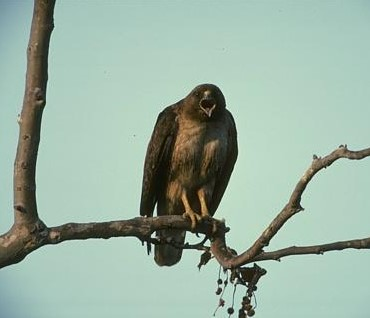
%> input picture color images/hawk.jpg, 370 x 318 px
$ octave hawk.m   (GNU Octave 9; MATLAB toolbox functions it lacks are replaced by stand-ins)
%> lines starting %> are read from the running program, lines starting %| are printed output that depends on the picture
### utils/rescale_image.m
function h = rescale_image(F)

%rescale image values to be between 0 and 1
h = double(F);
h= h-min(min(h));
h = h/max(max(h));
end

### utils/rescale_color_image.m
%%%%%%%%%%%%%%%%%%%%%%%%%%%%%%%%%%%%%%%%%%%%%%%%%%%%%%%%%%%%%%%%%%%%%%%%%%
%This function rescales a color image so that the each channel values are
%between 0 and 1.
%Input:
%   F: color image to be rescaled
%Output:
%   h: rescaled image F
%%%%%%%%%%%%%%%%%%%%%%%%%%%%%%%%%%%%%%%%%%%%%%%%%%%%%%%%%%%%%%%%%%%%%%%%%%%
function h = rescale_color_image(F)

%rescale image values to be between 0 and 1
h = F;
for i = 1:3
    h(:,:,i) = rescale_image(F(:,:,i));
end
end

### utils/make_circle.m
%%%%%%%%%%%%%%%%%%%%%%%%%%%%%%%%%%%%%%%%%%%%%%%%%%%%%%%%%%%%%%%%%%%%%%%%%%
%This function creates an circle as an initialization for segmentation.
%
%Input:
%   mx: height of the image
%   my: length of the image
%   r: radius of the circle
%Output:
%   Circ: circle region initialization
%%%%%%%%%%%%%%%%%%%%%%%%%%%%%%%%%%%%%%%%%%%%%%%%%%%%%%%%%%%%%%%%%%%%%%%%%%%
function Circ = make_circle(mx,my,r)

%determine center of circle
Cx = floor(mx/2);
Cy = floor(my/2);

%create circle
[columnsInImage rowsInImage] = meshgrid(1:mx, 1:my);

Circ = (rowsInImage - Cy).^2 ...
    + (columnsInImage - Cx).^2 <= r.^2;


end

### L1L2method/L1L2_color_two_phase.m
%%%%%%%%%%%%%%%%%%%%%%%%%%%%%%%%%%%%%%%%%%%%%%%%%%%%%%%%%%%%%%%%%%%%%%%%%%
%This function performs color two phase segmentation with L1-alpha*L2 TV
%Input:
%   f: image
%   u_initial: initialization
%   pm: set of parameters
%
%Output:
%   u: segmentation result
%%%%%%%%%%%%%%%%%%%%%%%%%%%%%%%%%%%%%%%%%%%%%%%%%%%%%%%%%%%%%%%%%%%%%%%%%%%
function [u, c1, c2] = L1L2_color_two_phase(f,u_initial, pm)
    %separate the channels of f
    f_r = f(:,:,1);
    f_g = f(:,:,2);
    f_b = f(:,:,3);

    %preinitialize u
    u = u_initial;

    %compute c1 and c2
    error = 10^(-5)*eye(size(u));
    c1=[sum(f_r(:).*u(:))./sum(u(:)+error(:)); sum(f_g(:).*u(:))./sum(u(:)+error(:)); sum(f_b(:).*u(:))./sum(u(:)+error(:))];
    c2=[sum(f_r(:).*(1-u(:)))./sum((1-u(:))+error(:)); sum(f_g(:).*(1-u(:)))./sum((1-u(:))+error(:)); sum(f_b(:).*(1-u(:)))./sum((1-u(:))+error(:))];

    %compute r
    r_r = (c1(1)-f_r).^2- (c2(1)-f_r).^2;
    r_g = (c1(2)-f_g).^2 - (c2(2)-f_g).^2;
    r_b = (c1(3)-f_b).^2 - (c2(3)-f_b).^2;
    r = r_r+r_g+r_b;

    %run segmentation algorithm
    for i = 1:pm.outer_iter

        %store old u
        u_old = u;

        %u update
        u = PDHGLS(u, r, pm.alpha, pm.lambda, pm.c, pm.inner_iter, pm.tau, pm.beta);

        %update c
        c1=[sum(f_r(:).*u(:))./sum(u(:)+error(:)); sum(f_g(:).*u(:))./sum(u(:)+error(:)); sum(f_b(:).*u(:))./sum(u(:)+error(:))];
        c2=[sum(f_r(:).*(1-u(:)))./sum((1-u(:))+error(:)); sum(f_g(:).*(1-u(:)))./sum((1-u(:))+error(:)); sum(f_b(:).*(1-u(:)))./sum((1-u(:))+error(:))];

        %update r
        r_r = (c1(1)-f_r).^2- (c2(1)-f_r).^2;
        r_g = (c1(2)-f_g).^2 - (c2(2)-f_g).^2;
        r_b = (c1(3)-f_b).^2 - (c2(3)-f_b).^2;
        r = r_r+r_g+r_b;

        %compute relative error
        relerr = norm(u_old - u, 'fro')/max([norm(u_old, 'fro'), norm(u, 'fro'), eps]);

        %stopping condition
        if relerr <1e-6 && i > 2
            fprintf('Number of DCA inner iterations completed: %d \n \n', i);
            break;
        end
    end

    if i == pm.outer_iter
        fprintf('Number of DCA outer iterations completed: %d \n \n', i);
    end
end

### L1L2method/PDHGLS.m
%%%%%%%%%%%%%%%%%%%%%%%%%%%%%%%%%%%%%%%%%%%%%%%%%%%%%%%%%%%%%%%%%%%%%%%%%%
%This function performs PDHG with line search to solve for u for each iteration of
%the DCA algorithm
%
%Input:
%   u0: initial iterate of the solution u
%   r: linear constant function
%   alpha: paramter for L1-alpha*L2
%   lambda: fidelity parameter
%   c: strong convexity parameter
%   inner_iter: number of iterations to run PDHG
%   tau: step size for gradient descent of primal variable
%   beta: ratio parameter
%
%Output:
%   u: solution of the DCA iteration
%%%%%%%%%%%%%%%%%%%%%%%%%%%%%%%%%%%%%%%%%%%%%%%%%%%%%%%%%%%%%%%%%%%%%%%%%%%
function u = PDHGLS(u0,r, alpha, lambda, c, inner_iter, tau, beta)
    %set decreasing parameter for line search
    mu = 7.5e-5;

    %set delta parameter for when to end line search
    delta = 0.9999;

    %obtain size
    [rows, cols] = size(u0);

    %set u0 to be the first iterate of solution
    u = u0;

    %obtain Dx and Dy of u0
    ux = Dx(u0);
    uy  =Dy(u0);

    %compute gradient of u
    ugrad = sqrt(abs(ux).^2+abs(uy).^2);
    eps = 1e-8;

    %compute qx and qy
    qx = ux./(ugrad+eps);
    qy = uy./(ugrad+eps);

    %preinitialize
    px = zeros(rows,cols);
    py = zeros(rows,cols);

    %initialize changing step size
    tau_old = tau;
    theta = 1;
    for i=1:inner_iter
        %store old u
        u_old = u;

        %update u
        u_new = (tau_old/(2*c*tau_old+1))*((2*c*u0+u/tau_old) - lambda*r+alpha*(Dxt(qx)+Dyt(qy))-Dxt(px)-Dyt(py));
        u_new = min(max(u_new,0),1);
        u = u_new;

        %performing line search starts here
        tau_new = sqrt(1+theta)*tau_old;
        theta = tau_new/tau_old;

        u_bar= (1+theta)*u_new-theta*u_old;

        %update px and py
        px_new = px+beta*tau_new*Dx(u_bar);
        px_new = px_new./(max(abs(px_new),1));
        py_new = py+beta*tau_new*Dy(u_bar);
        py_new = py_new./(max(abs(py_new),1));

        while(sqrt(beta)*tau_new*(norm([Dxt(px_new);Dyt(py_new)]-[Dxt(px);Dyt(py)],'fro'))>delta*(norm([px_new;py_new]-[px;py],'fro')))
            %update tau
            tau_new = tau_new*mu;

            %compute thetha
            theta = tau_new/tau_old;

            %compute u_bar
            u_bar= (1+theta)*u_new-theta*u_old;

            %update px and py
            px_new = px+beta*tau_new*Dx(u_bar);
            px_new = px_new./(max(abs(px_new),1));
            py_new = py+beta*tau_new*Dy(u_bar);
            py_new = py_new./(max(abs(py_new),1));
        end

        %update
        tau_old = tau_new;
        px = px_new;
        py = py_new;

        % stop conditions
        relerr = norm(u_old - u, 'fro')/max([norm(u_old, 'fro'), norm(u, 'fro'), eps]);

        if relerr < 1e-6 && i > 2
            fprintf('Number of PDHGLS iterations completed: %d \n \n', i);
            break;
        end

    end
end

### utils/Dx.m
%%%%%%%%%%%%%%%%%%%%%%%%%%%%%%%%%%%%%%%%%%%%%%%%%%%%%%%%%%%%%%%%%%%%%%%%%%
%This function performs the discrete gradient operator in x-direction.
%
%Input:
%   u: function whose Dx will be computed
%Output:
%   d: Dx of u
%Note: Code is from Yifei Lou.
%%%%%%%%%%%%%%%%%%%%%%%%%%%%%%%%%%%%%%%%%%%%%%%%%%%%%%%%%%%%%%%%%%%%%%%%%%%
function d = Dx(u)
%obtain matrix size of u
[rows,cols] = size(u);

%preinitialize matrix
d = zeros(rows,cols);

%compute Dx(u)
d(:,2:cols) = u(:,2:cols)-u(:,1:cols-1);
d(:,1) = u(:,1)-u(:,cols);
return

### utils/Dy.m
%%%%%%%%%%%%%%%%%%%%%%%%%%%%%%%%%%%%%%%%%%%%%%%%%%%%%%%%%%%%%%%%%%%%%%%%%%
%This function performs the discrete gradient operator in y-direction.
%
%Input:
%   u: function whose Dy will be computed
%Output:
%   d: Dy of u
%Note: Code is from Yifei Lou.
%%%%%%%%%%%%%%%%%%%%%%%%%%%%%%%%%%%%%%%%%%%%%%%%%%%%%%%%%%%%%%%%%%%%%%%%%%%
function d = Dy(u)
%obtain size of matrix
[rows,cols] = size(u);

%preinitialize
d = zeros(rows,cols);

%compute Dy(u)
d(2:rows,:) = u(2:rows,:)-u(1:rows-1,:);
d(1,:) = u(1,:)-u(rows,:);
return

### scripts/color_real_2phase/hawk.m
%%This script performs two-phase segmentation on a color image of a
%%hawk.

%read hawk image
fui8 = imread('hawk.jpg');
%> fui8 is the input picture: size 318x370x3 uint8; mean R, G, B 154.1, 176.4, 162

%convert to double
f = double(fui8);

%get size of image
[N,M,~] = size(f);
%> N = 318; M = 370

%rescale image
fg = rescale_color_image(f);
%> the loop in rescale_color_image, `for i = 1:3` made 3 passes
%> pass 1, in rescale_image, `h = double(F);`:
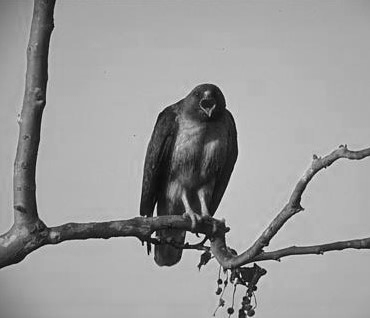
%> h: size 318x370 double; min 0, max 247, mean 154.1
%> pass 2, in rescale_image (call 2), `h = double(F);`:
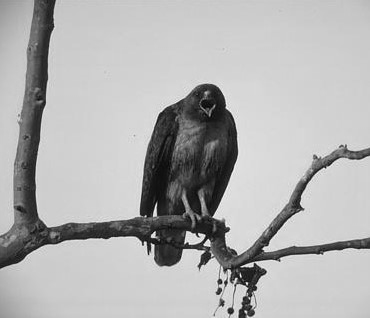
%> h: size 318x370 double; min 0, max 255, mean 176.4

%%Chan-Vese models
%set parameters
pm.outer_iter = 20;
pm.alpha = 1.0;
pm.lambda = 10.0;
pm.c = 1e-8;
pm.inner_iter = 300;
pm.tau = 1/8;
pm.beta = 1.0;


%set segmentation initialization
u = make_circle(M,N,10);
u = double(u);

%L1-L2
tic;
[L1_L2_u1, L1_L2_c1, L1_L2_c2] = L1L2_color_two_phase(fg, u, pm);
%> in L1L2_color_two_phase, `f_b = f(:,:,3);`:
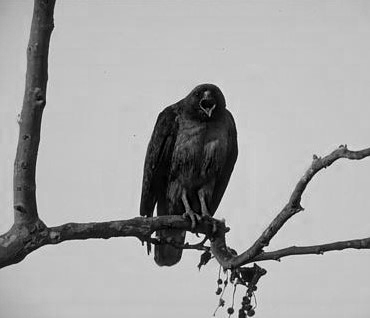
%> f_b: size 318x370 double; min 0, max 1, mean 0.648
%> in L1L2_color_two_phase, `c1=[sum(f_r(:).*u(:))./sum(u(:)+error(:)); sum(f_g(:).*u(:))./sum(u(:)..`: c1 = [0.362; 0.274; 0.163]
%> in L1L2_color_two_phase, `c2=[sum(f_r(:).*(1-u(:)))./sum((1-u(:))+error(:)); sum(f_g(:).*(1-u(:)..`: c2 = [0.625; 0.693; 0.649]
%> (the run ends here)
